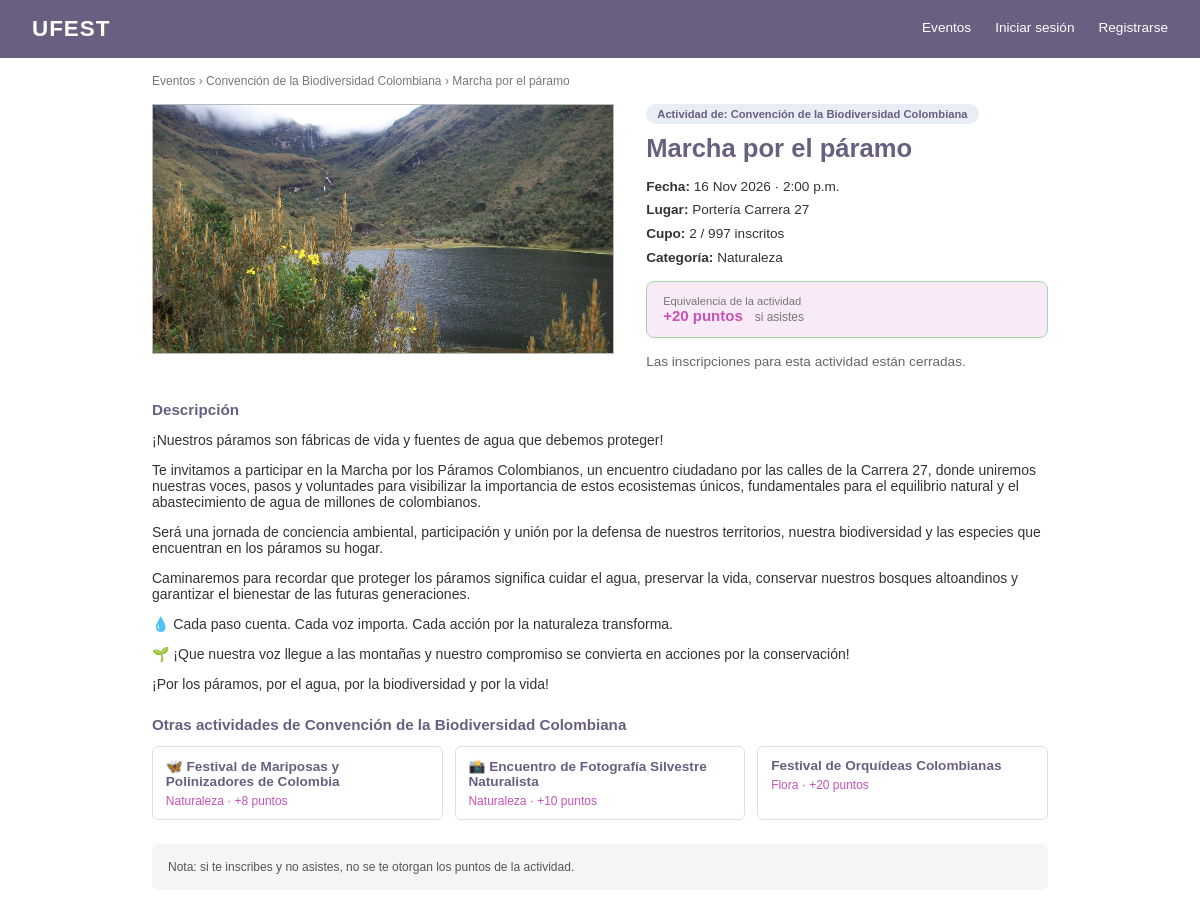
Page /actividades/2/ on the committed database.
### Evento/models.py (models this page shows, shortened)
class ConfiguracionSitio(models.Model):
    nombre = models.CharField("Nombre del sitio", max_length=40, default="UFEST")
    logo = models.ImageField("Logo", upload_to="sitio/", blank=True)
    titulo_portada = models.CharField("Título de la página principal", max_length=80, default="Eventos")
    descripcion_portada = models.CharField("Texto bajo el título", max_length=250, blank=True)
    color_primario = models.CharField(
        "Color principal", max_length=7, default="#1F3864", validators=[color_hex],
        help_text="Barra de navegación, títulos y botones",
    )
    color_acento = models.CharField(
        "Color de acento", max_length=7, default="#2e7d32", validators=[color_hex],
        help_text="Puntos y resaltados",
    )
    class Meta:
        verbose_name = "configuración del sitio"
        verbose_name_plural = "configuración del sitio"
    @classmethod
    def obtener(cls):
        return cls.objects.get_or_create(pk=1)[0]

class Actividad(models.Model):
    class Estado(models.TextChoices):
        BORRADOR = "borrador", "Borrador"
        PUBLICADO = "publicado", "Publicado"
        EN_CURSO = "en_curso", "En curso"
        FINALIZADO = "finalizado", "Finalizado"
        CANCELADO = "cancelado", "Cancelado"
    evento = models.ForeignKey(Evento, on_delete=models.CASCADE, related_name="actividades")
    nombre = models.CharField(max_length=250)
    descripcion = models.TextField()
    lugar = models.CharField(max_length=120)
    cupo = models.PositiveIntegerField()
    categoria = models.ForeignKey(
        Categoria, on_delete=models.SET_NULL, null=True, blank=True, related_name="actividades"
    )
    fecha_inicio = models.DateTimeField()
    fecha_fin = models.DateTimeField()
    imagen = models.ImageField(upload_to="actividades/", blank=True)
    estado = models.CharField(max_length=20, choices=Estado.choices, default=Estado.BORRADOR)
    puntos = models.PositiveIntegerField(help_text="Puntos que gana quien asiste")
    token_qr = models.UUIDField(default=uuid.uuid4, unique=True, editable=False)
    creado_por = models.ForeignKey(
        settings.AUTH_USER_MODEL, on_delete=models.PROTECT, related_name="actividades_creadas"
    )
    coordinadores = models.ManyToManyField(
        settings.AUTH_USER_MODEL, blank=True, related_name="actividades_asignadas"
    )
    class Meta:
        verbose_name_plural = "actividades"
        ordering = ["fecha_inicio"]
        constraints = [
            models.UniqueConstraint(fields=["evento", "nombre"], name="actividad_unica_por_evento")
        ]
    @property
    def inscripciones_abiertas(self):
        return self.estado == self.Estado.PUBLICADO and self.evento.acepta_inscripciones
    @property
    def inscritos(self):
        return self.participaciones.exclude(estado=Participacion.Estado.CANCELADO).count()

class Evento(models.Model):
    color_primario = models.CharField(
        max_length=7, default="#1F3864", validators=[color_hex],
        help_text="Color de la barra, títulos y botones",
    )
    color_acento = models.CharField(
        max_length=7, default="#2e7d32", validators=[color_hex],
        help_text="Color de los puntos y destacados",
    )
    class Estado(models.TextChoices):
        BORRADOR = "borrador", "Borrador"
        PUBLICADO = "publicado", "Publicado"
        EN_CURSO = "en_curso", "En curso"
        FINALIZADO = "finalizado", "Finalizado"
        CANCELADO = "cancelado", "Cancelado"
    nombre = models.CharField(max_length=50, unique=True)
    descripcion = models.CharField(max_length=250)
    fecha_inicio = models.DateField()
    fecha_fin = models.DateField()
    sede = models.CharField(max_length=120)
    imagen = models.ImageField(upload_to="eventos/", blank=True)
    estado = models.CharField(max_length=20, choices=Estado.choices, default=Estado.BORRADOR)
    creado_por = models.ForeignKey(
        settings.AUTH_USER_MODEL, on_delete=models.PROTECT, related_name="eventos_creados"
    )
    coordinadores = models.ManyToManyField(
        settings.AUTH_USER_MODEL, blank=True, related_name="eventos_asignados"
    )

class Categoria(models.Model):
    nombre = models.CharField(max_length=50, unique=True)
    def __str__(self):
        return self.nombre

### Evento/views.py (the view)
# urls.py: path("actividades/<int:pk>/", views.detalle_actividad, name="actividad"),
def detalle_actividad(request, pk):
    actividad = get_object_or_404(
        Actividad.objects.select_related("evento", "categoria"),
        pk=pk, estado__in=VISIBLES, evento__estado__in=VISIBLES,
    )
    participacion = None
    if request.user.is_authenticated:
        participacion = (
            actividad.participaciones.filter(usuario=request.user)
            .exclude(estado="cancelado").first()
        )
    otras = (
        actividad.evento.actividades.filter(estado__in=VISIBLES)
        .exclude(pk=actividad.pk).select_related("categoria")[:3]
    )
    return render(request, "evento/detalle_actividad.html", {
        "actividad": actividad,
        "participacion": participacion,
        "otras": otras,
    })

### Evento/contexto.py (called while the page is built)
def sitio(request):
    try:
        return {"sitio": ConfiguracionSitio.obtener()}
    except (OperationalError, ProgrammingError):  # antes de migrar
        return {"sitio": ConfiguracionSitio()}

### templates/evento/detalle_actividad.html (shortened to what this page needs)
{% extends "base.html" %}
{% block contenido %}
<p class="migas">
  <a href="{% url 'evento:lista' %}">Eventos</a> &rsaquo;
  <a href="{% url 'evento:detalle' actividad.evento.pk %}">{{ actividad.evento.nombre }}</a> &rsaquo;
  {{ actividad.nombre }}
</p>
<section class="evento">
  <div class="imagen-evento">
    {% if actividad.imagen %}
      <img src="{{ actividad.imagen.url }}" alt="{{ actividad.nombre }}">
    {% else %}
      Imagen de la actividad
    {% endif %}
  </div>
  <div class="info">
    <a href="{% url 'evento:detalle' actividad.evento.pk %}" class="etiqueta-evento">
      Actividad de: {{ actividad.evento.nombre }}
    </a>
    <h2>{{ actividad.nombre }}</h2>
    <p><strong>Fecha:</strong> {{ actividad.fecha_inicio|date:"j M Y · g:i a" }}</p>
    <p><strong>Lugar:</strong> {{ actividad.lugar }}</p>
    <p><strong>Cupo:</strong> {{ actividad.inscritos }} / {{ actividad.cupo }} inscritos</p>
    <p><strong>Categoría:</strong> {{ actividad.categoria|default:"Sin categoría" }}</p>
    <div class="equivalencia">
      <small>Equivalencia de la actividad</small>
      <span class="puntos">+{{ actividad.puntos }} puntos</span>
      <em>si asistes</em>
    </div>
    <div class="acciones">
  {% if participacion %}
    {% if participacion.estado == "asistio" %}
      <p class="mensaje success">Asistencia registrada · +{{ participacion.puntos_otorgados }} puntos</p>
      <a class="btn btn-primario" href="{% url 'evento:entrada' actividad.pk %}">Ver mi entrada</a>
    {% elif participacion.estado == "no_asistio" %}
      <p class="ayuda">Quedaste registrado como «No asistió» en esta actividad.</p>
    {% else %}
      <a class="btn btn-primario" href="{% url 'evento:entrada' actividad.pk %}">Ver mi entrada</a>
      <form method="post" action="{% url 'evento:cancelar' actividad.pk %}">
        {% csrf_token %}
        <button type="submit" class="btn btn-secundario">Cancelar inscripción</button>
      </form>
    {% endif %}
  {% elif user.is_authenticated and not user.es_participante %}
    <p class="ayuda">Los coordinadores y administradores no se inscriben en actividades.</p>
  {% elif not actividad.inscripciones_abiertas %}
    <p class="ayuda">Las inscripciones para esta actividad están cerradas.</p>
  {% elif actividad.inscritos >= actividad.cupo %}
    <p class="ayuda">Esta actividad ya no tiene cupos disponibles.</p>
  {% elif not user.is_authenticated %}
    <a class="btn btn-primario" href="{% url 'login' %}?next={{ request.path }}">Inicia sesión para inscribirte</a>
  {% elif not user.verificado %}
    <p class="ayuda">Tu cuenta está pendiente de verificación por un administrador. Cuando la verifiquen podrás inscribirte.</p>
  {% else %}
    <form method="post" action="{% url 'evento:inscribirse' actividad.pk %}">
      {% csrf_token %}
      <button type="submit" class="btn btn-primario">Inscribirme</button>
    </form>
  {% endif %}
</div>
  </div>
</section>
<section class="descripcion">
  <h3>Descripción</h3>
  {{ actividad.descripcion|linebreaks }}
</section>
{% if otras %}
<section class="otras">
  <h3>Otras actividades de {{ actividad.evento.nombre }}</h3>
  <ul class="lista-convenciones">
    {% for o in otras %}
      <li>
        <a href="{% url 'evento:actividad' o.pk %}">{{ o.nombre }}</a>
        <span>{{ o.categoria|default:"Sin categoría" }} · +{{ o.puntos }} puntos</span>
      </li>
    {% endfor %}
  </ul>
</section>
{% endif %}
<p class="nota">Nota: si te inscribes y no asistes, no se te otorgan los puntos de la actividad.</p>
{% endblock %}

### templates/base.html (shortened to what this page needs)
{% load static %}
<!DOCTYPE html>
<html lang="es">
<head>
  <link rel="stylesheet" href="{% static 'css/style.css' %}">
</head>
<body>
  <header class="navbar">
    <h1>{% if sitio.logo %}<img src="{{ sitio.logo.url }}" alt="" class="logo-sitio">{% endif %}{{ sitio.nombre }}</h1>
    <nav>
      <a href="{% url 'evento:lista' %}">Eventos</a>
      {% if user.is_authenticated %}
        {% if user.rol == "coordinador" or user.rol == "admin" %}
          <a href="{% url 'evento:panel' %}">Panel</a>
        {% endif %}
        {% if user.rol == "admin" %}
          <a href="{% url 'evento:gestion' %}">Administración</a>
        {% endif %}
        {%if user.is_authenticated and user.es_participante%}
          <a href="{% url 'perfil' %}">Mi perfil</a>
        {%endif%}
        <form method="post" action="{% url 'logout' %}" class="form-salir">
          {% csrf_token %}
          <button type="submit">Salir</button>
        </form>
      {% else %}
        <a href="{% url 'login' %}">Iniciar sesión</a>
        <a href="{% url 'registro' %}">Registrarse</a>
      {% endif %}
    </nav>
  </header>
  <main>
    {% block contenido %}{% endblock %}
  </main>
</body>
</html>

### static/css/style.css (style rules this page uses)
:root { --azul: #1F3864; --azul-fondo: #e8edf6; --verde: #2e7d32; --verde-fondo: color-mix(in srgb, var(--verde) 12%, white); --gris: #e0e0e0; }
* { box-sizing: border-box; }
body { margin: 0; font-family: Arial, Helvetica, sans-serif; color: #333; background: #fff; font-size: 14px; }
.navbar { display: flex; justify-content: space-between; align-items: center; background: var(--azul); color: #fff; padding: 1rem 2rem; }
.navbar h1 { margin: 0; font-size: 1.4rem; letter-spacing: 1px; }
.navbar nav { display: flex; align-items: center; gap: 1.5rem; }
.navbar a { color: #fff; text-decoration: none; font-size: .85rem; padding-bottom: 4px; }
main { max-width: 960px; margin: 0 auto; padding: 1rem 2rem 2rem; }
.migas { font-size: .75rem; color: #777; margin: 0 0 1rem; }
.migas a { color: #777; text-decoration: none; }
.evento { display: grid; grid-template-columns: 1.15fr 1fr; gap: 2rem; align-items: start; }
.imagen-evento { background: #d9d9d9; border: 1px solid #bbb; height: 250px; display: flex; align-items: center; justify-content: center; font-size: .75rem; color: #444; }
.info h2 { margin: 0 0 1rem; font-size: 1.6rem; color: var(--azul); }
.info p { margin: 0 0 .55rem; font-size: .85rem; }
.etiqueta-evento { display: inline-block; margin-bottom: .6rem; padding: .25rem .7rem; background: var(--azul-fondo); color: var(--azul); border-radius: 999px; font-size: .7rem; font-weight: bold; text-decoration: none; }
.equivalencia { margin-top: 1rem; padding: .8rem 1rem; background: var(--verde-fondo); border: 1px solid #a5d6a7; border-radius: 8px; }
.equivalencia small { display: block; font-size: .7rem; color: #777; }
.puntos { font-size: 15px; font-weight: bold; color: var(--verde); }
.equivalencia em { font-size: .75rem; color: #777; margin-left: .5rem; font-style: normal; }
.acciones { display: flex; gap: .75rem; margin-top: 1rem; }
.descripcion, .otras { margin-top: 1.5rem; }
.descripcion h3, .otras h3 { margin: 0 0 .8rem; font-size: .95rem; color: var(--azul); }
.lista-convenciones { list-style: none; margin: 0; padding: 0; display: grid; grid-template-columns: repeat(3, 1fr); gap: .75rem; }
.lista-convenciones li { display: flex; flex-direction: column; gap: .3rem; padding: .7rem .8rem; border: 1px solid var(--gris); border-radius: 6px; }
.lista-convenciones a { color: var(--azul); font-weight: bold; font-size: .85rem; text-decoration: none; }
.lista-convenciones span { font-size: .75rem; color: var(--verde); }
.nota { margin-top: 1.5rem; padding: 1rem; background: #f5f5f5; border-radius: 6px; font-size: .75rem; color: #555; }
.imagen-evento img { width: 100%; height: 100%; object-fit: cover; }
section + section { margin-top: 2rem; }
.ayuda { font-size: .8rem; color: #666; }
.navbar h1 { display: flex; align-items: center; gap: .6rem; }

### rows in the picture
ConfiguracionSitio: nombre "UFEST"
Actividad: evento.nombre "Convención de la Biodiversidad Colombiana", nombre "Marcha por el páramo", imagen (picture), fecha_inicio "16 Nov 2026 · 2:00 p.m.", lugar "Portería Carrera 27", inscritos "2", cupo "997", categoria "Naturaleza", puntos "20", descripcion "¡Nuestros páramos son fábricas de vida y fuentes de agua que debemos proteger! Te invitamos a participar en la Marcha por los Páramos Colombianos, un encuentro ciudadano por las calles de la Carrera 27, donde uniremos nuestras voces, pasos y voluntades para visibilizar la importancia de estos ecosistemas únicos, fundamentales para el equilibrio natural y el abastecimiento de agua de millones de colombianos. Será una jornada de conciencia ambiental, participación y unión por la defensa de nuestros territorios, nuestra biodiversidad y las especies que encuentran en los páramos su hogar. Caminaremos para recordar que proteger los páramos significa cuidar el agua, preservar la vida, conservar…"
Actividad: nombre "🦋 Festival de Mariposas y Polinizadores de Colombia", categoria "Naturaleza", puntos "8"
Actividad: nombre "📸 Encuentro de Fotografía Silvestre Naturalista", categoria "Naturaleza", puntos "10"
Actividad: nombre "Festival de Orquídeas Colombianas", categoria "Flora", puntos "20"
